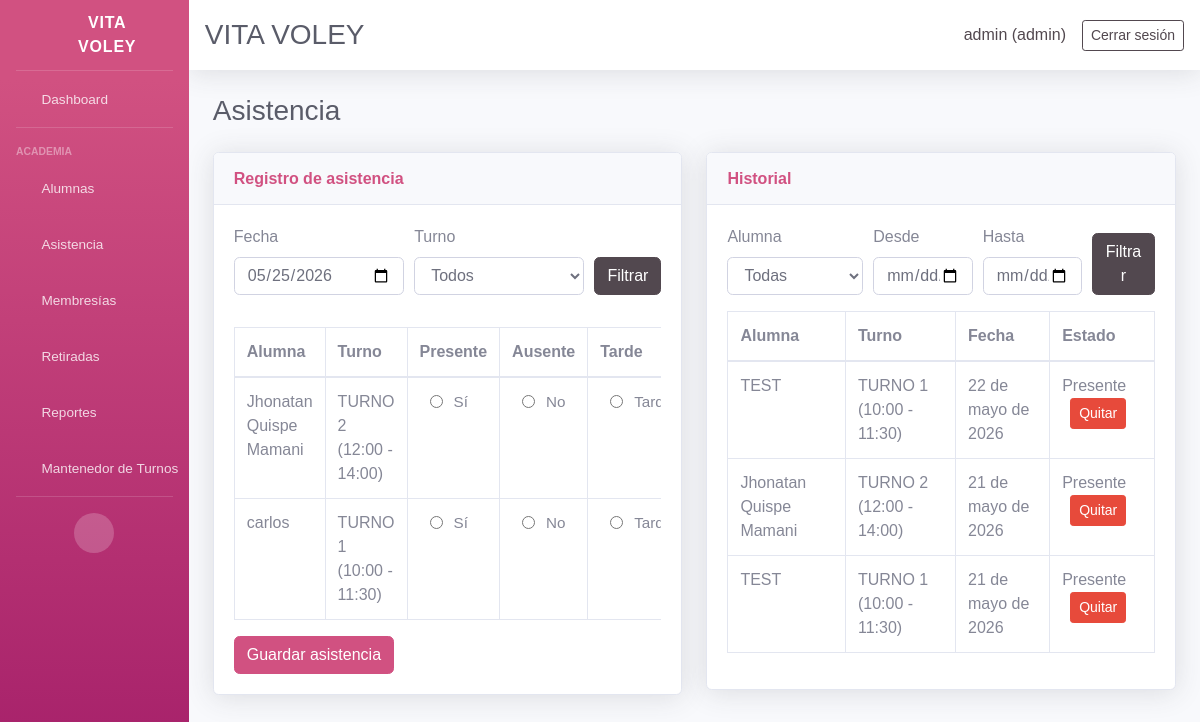
Page /attendance/ (signed in) on the earlier database version.
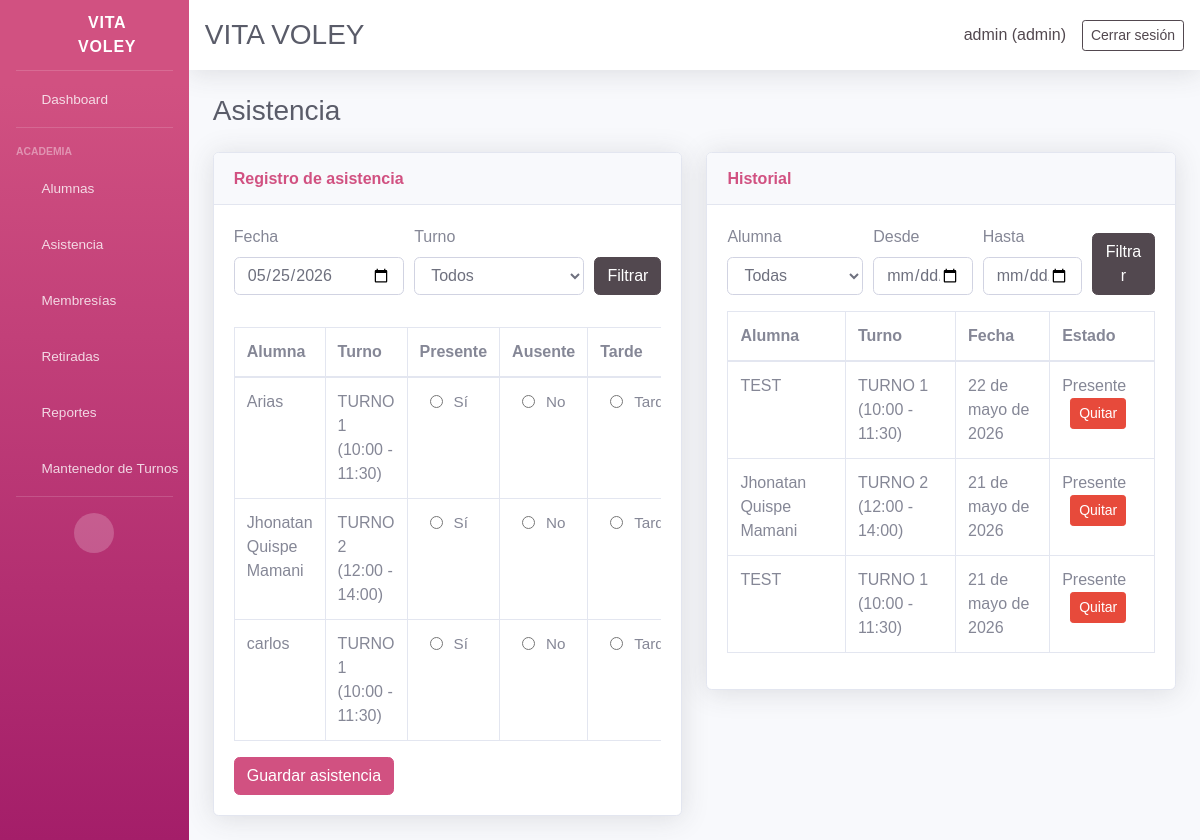
Same page on the later database version.
### core/models.py (models this page shows, shortened)
class Student(models.Model):
    ENROLLMENT_STATUS_CHOICES = ENROLLMENT_STATUS_CHOICES
    name = models.CharField(max_length=120)
    age = models.PositiveSmallIntegerField(blank=True, null=True)
    dni = models.CharField(max_length=15, blank=True, null=True)
    email = models.EmailField(blank=True, null=True)
    contact = models.CharField(max_length=200, blank=True, null=True)
    guardian = models.CharField(max_length=120, blank=True, null=True)
    address = models.TextField(blank=True, null=True)
    shift = models.ForeignKey(Shift, on_delete=models.PROTECT, blank=True, null=True, related_name='students')
    enrollment_status = models.CharField(max_length=10, choices=ENROLLMENT_STATUS_CHOICES, default='active')
    retired = models.BooleanField(default=False)
    retired_reason = models.TextField(blank=True, null=True)
    retired_at = models.DateField(blank=True, null=True)
    monthly_fee = models.DecimalField(max_digits=10, decimal_places=2, blank=True, null=True)
    enrollment_date = models.DateField(blank=True, null=True)
    membership_start = models.DateField(blank=True, null=True, verbose_name='Inicio de membresía')
    membership_end = models.DateField(blank=True, null=True, verbose_name='Fin de membresía')
    birth_date = models.DateField(blank=True, null=True)
    attendance_days = models.JSONField(default=list, blank=True)
    created_at = models.DateTimeField(auto_now_add=True)
    class Meta:
        ordering = ['name']
    @property
    def active(self):
        return not self.retired and self.enrollment_status == 'active'
    def get_shift_display(self):
        if not self.shift:
            return ''
        return str(self.shift)

class Shift(models.Model):
    name = models.CharField(max_length=120)
    start_time = models.TimeField()
    end_time = models.TimeField()
    created_at = models.DateTimeField(auto_now_add=True)
    class Meta:
        ordering = ['name']
    @property
    def schedule(self):
        return f"{self.start_time.strftime('%H:%M')} - {self.end_time.strftime('%H:%M')}"
    def __str__(self):
        return f"{self.name} ({self.schedule})"

class Attendance(models.Model):
    student = models.ForeignKey(Student, on_delete=models.CASCADE, related_name='attendance')
    date = models.DateField()
    status = models.CharField(max_length=10, choices=ATTENDANCE_STATUS_CHOICES, default='present')
    class Meta:
        ordering = ['-date']
        unique_together = ('student', 'date')

### core/views.py (the view, shortened to what this page needs)
# urls.py: path('attendance/', views.attendance_view, name='attendance'),
@login_required(login_url='login')
def attendance_view(request):
    selected_date = request.GET.get('date', _today_iso())
    shift_filter = request.GET.get('shift', '')
    history_student = request.GET.get('history_student', '')
    history_from = request.GET.get('history_from', '')
    history_to = request.GET.get('history_to', '')
    students = Student.objects.filter(retired=False, enrollment_status='active')
    if shift_filter:
        students = students.filter(shift=shift_filter)
    students = students.order_by('name')
    students = [student for student in students if _student_attends_on_date(student, selected_date)]
    attendance_map = {
        att.student_id: att.status
        for att in Attendance.objects.filter(date=selected_date)
    }
    history = Attendance.objects.select_related('student').order_by('-date', 'student__name')
    if history_student:
        history = history.filter(student_id=history_student)
    if history_from:
        history = history.filter(date__gte=history_from)
    if history_to:
        history = history.filter(date__lte=history_to)
    if shift_filter:
        history = history.filter(student__shift=shift_filter)
    shift_choices = [(str(shift.id), str(shift)) for shift in Shift.objects.order_by('name')]
    return render(
        request,
        'core/attendance.html',
        {
            'students': students,
            'attendance_map': attendance_map,
            'selected_date': selected_date,
            'shift_filter': shift_filter,
            'history': history,
            'history_student': history_student,
            'history_from': history_from,
            'history_to': history_to,
            'shift_choices': shift_choices,
            'student_choices': Student.objects.filter(retired=False).order_by('name'),
        },
    )

### core/context_processors.py (called while the page is built, shortened)
def user_role_context(request):
    user_role = None
    is_admin = False
    is_secretary = False
    if request.user.is_authenticated:
        if request.user.is_superuser:
            user_role = 'admin'
            is_admin = True
    return {
        'user_role': user_role,
        'is_admin': is_admin,
        'is_secretary': is_secretary,
    }

### core/templatetags/core_tags.py (called while the page is built)
@register.filter
def get_item(dictionary, key):
    return dictionary.get(key)

### core/views.py (called while the page is built)
def _today_iso():
    return date.today().isoformat()

def _weekday_from_date(date_string):
    try:
        selected = date.fromisoformat(date_string)
    except (TypeError, ValueError):
        return None
    return selected.weekday() + 1 if selected.weekday() < 6 else 0

def _student_attends_on_date(student, date_string):
    weekday = _weekday_from_date(date_string)
    if weekday is None:
        return True
    days = student.attendance_days or []
    if not days or len(days) == 7:
        return True
    return weekday in days

### core/templates/core/attendance.html (shortened to what the changed rows need)
{% extends 'core/base.html' %}
{% load core_tags %}
{% block content %}
<div class="d-sm-flex align-items-center justify-content-between mb-4">
    <h1 class="h3 mb-0 text-gray-800">Asistencia</h1>
</div>
<div class="row">
    <div class="col-lg-6 mb-4">
        <div class="card shadow">
            <div class="card-body">
                <form method="post">
                    <div class="table-responsive">
                        <table class="table table-bordered">
                            <thead>
                                <tr>
                                    <th>Alumna</th>
                                    <th>Turno</th>
                                    <th>Presente</th>
                                    <th>Ausente</th>
                                    <th>Tarde</th>
                                </tr>
                            </thead>
                            <tbody>
                                {% for student in students %}
                                <tr>
                                    <td>{{ student.name }}</td>
                                    <td>{{ student.get_shift_display }}</td>
                                    <td>
                                        <div class="form-check">
                                            <input class="form-check-input" type="radio" name="status_{{ student.id }}" id="present_{{ student.id }}" value="present">
                                            <label class="form-check-label" for="present_{{ student.id }}">Sí</label>
                                        </div>
                                    </td>
                                    <td>
                                        <div class="form-check">
                                            <input class="form-check-input" type="radio" name="status_{{ student.id }}" id="absent_{{ student.id }}" value="absent"{% if attendance_map|get_item:student.id == 'absent' %} checked{% endif %}>
                                            <label class="form-check-label" for="absent_{{ student.id }}">No</label>
                                        </div>
                                    </td>
                                    <td>
                                        <div class="form-check">
                                            <input class="form-check-input" type="radio" name="status_{{ student.id }}" id="late_{{ student.id }}" value="late"{% if attendance_map|get_item:student.id == 'late' %} checked{% endif %}>
                                            <label class="form-check-label" for="late_{{ student.id }}">Tarde</label>
                                        </div>
                                    </td>
                                </tr>
                            {% empty %}
                                <tr><td colspan="5">No hay alumnas programadas para la fecha/turno seleccionado.</td></tr>
                            {% endfor %}
                            </tbody>
                        </table>
                    </div>
                </form>
            </div>
        </div>
    </div>
    <div class="col-lg-6 mb-4">
        <div class="card shadow">
            <div class="card-body">
                <div class="table-responsive">
                    <table class="table table-bordered">
                        <thead><tr><th>Alumna</th><th>Turno</th><th>Fecha</th><th>Estado</th></tr></thead>
                        <tbody>
                            {% for item in history %}
                            <tr>
                                <td>{{ item.student.name }}</td>
                                <td>{{ item.student.get_shift_display }}</td>
                                <td>{{ item.date }}</td>
                                <td>
                                    {{ item.get_status_display }}
                                        {% if not is_secretary %}
                                        <form method="post" action="{% url 'attendance_delete' item.id %}" class="d-inline ml-2">
                                        <button type="submit" class="btn btn-sm btn-danger">Quitar</button>
                                    </form>
                                    {% endif %}
                                </td>
                            </tr>
                            {% empty %}
                            <tr><td colspan="4">No hay registros de asistencia.</td></tr>
                            {% endfor %}
                        </tbody>
                    </table>
                </div>
            </div>
        </div>
    </div>
</div>
{% endblock %}

Differences in the rows shown:
added Student: name "Arias", shift "TURNO 1 (10:00 - 11:30)", id "☐ Sí", id "☐ No", id "☐ Tarde"
